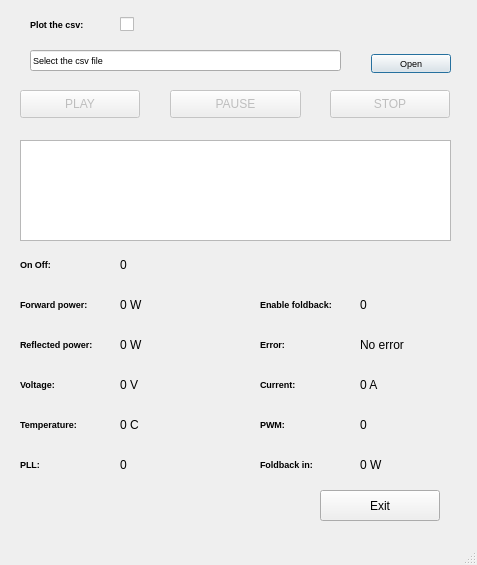
<?xml version="1.0" encoding="UTF-8"?>
<ui version="4.0">
 <class>MainWindow</class>
 <widget class="QMainWindow" name="MainWindow">
  <property name="geometry">
   <rect>
    <x>0</x>
    <y>0</y>
    <width>477</width>
    <height>565</height>
   </rect>
  </property>
  <property name="windowTitle">
   <string>MainWindow</string>
  </property>
  <widget class="QWidget" name="centralwidget">
   <widget class="QPushButton" name="Qplay">
    <property name="enabled">
     <bool>false</bool>
    </property>
    <property name="geometry">
     <rect>
      <x>20</x>
      <y>90</y>
      <width>120</width>
      <height>28</height>
     </rect>
    </property>
    <property name="text">
     <string>PLAY</string>
    </property>
   </widget>
   <widget class="QPushButton" name="Qstop">
    <property name="enabled">
     <bool>false</bool>
    </property>
    <property name="geometry">
     <rect>
      <x>330</x>
      <y>90</y>
      <width>120</width>
      <height>28</height>
     </rect>
    </property>
    <property name="text">
     <string>STOP</string>
    </property>
   </widget>
   <widget class="QPushButton" name="Qpause">
    <property name="enabled">
     <bool>false</bool>
    </property>
    <property name="geometry">
     <rect>
      <x>170</x>
      <y>90</y>
      <width>131</width>
      <height>28</height>
     </rect>
    </property>
    <property name="text">
     <string>PAUSE</string>
    </property>
   </widget>
   <widget class="QPlainTextEdit" name="QoutputPlainTextEdit">
    <property name="geometry">
     <rect>
      <x>20</x>
      <y>140</y>
      <width>431</width>
      <height>101</height>
     </rect>
    </property>
    <property name="font">
     <font>
      <pointsize>7</pointsize>
     </font>
    </property>
    <property name="readOnly">
     <bool>true</bool>
    </property>
   </widget>
   <widget class="QLineEdit" name="QGDML">
    <property name="geometry">
     <rect>
      <x>30</x>
      <y>50</y>
      <width>311</width>
      <height>21</height>
     </rect>
    </property>
    <property name="font">
     <font>
      <pointsize>7</pointsize>
     </font>
    </property>
    <property name="text">
     <string>Select the csv file</string>
    </property>
    <property name="readOnly">
     <bool>true</bool>
    </property>
    <property name="placeholderText">
     <string> Select the .gdml file</string>
    </property>
    <property name="clearButtonEnabled">
     <bool>false</bool>
    </property>
   </widget>
   <widget class="QDialogButtonBox" name="QOpen_CSV">
    <property name="geometry">
     <rect>
      <x>360</x>
      <y>50</y>
      <width>101</width>
      <height>28</height>
     </rect>
    </property>
    <property name="font">
     <font>
      <pointsize>7</pointsize>
     </font>
    </property>
    <property name="standardButtons">
     <set>QDialogButtonBox::Open</set>
    </property>
    <property name="centerButtons">
     <bool>true</bool>
    </property>
   </widget>
   <widget class="QLabel" name="QoutputLabel">
    <property name="geometry">
     <rect>
      <x>20</x>
      <y>490</y>
      <width>291</width>
      <height>31</height>
     </rect>
    </property>
    <property name="text">
     <string/>
    </property>
    <property name="textFormat">
     <enum>Qt::RichText</enum>
    </property>
   </widget>
   <widget class="QCheckBox" name="Qenable_plot">
    <property name="geometry">
     <rect>
      <x>120</x>
      <y>9</y>
      <width>81</width>
      <height>31</height>
     </rect>
    </property>
    <property name="text">
     <string/>
    </property>
    <property name="checked">
     <bool>false</bool>
    </property>
   </widget>
   <widget class="QLabel" name="QinfoLabel_2">
    <property name="geometry">
     <rect>
      <x>30</x>
      <y>10</y>
      <width>81</width>
      <height>28</height>
     </rect>
    </property>
    <property name="font">
     <font>
      <pointsize>7</pointsize>
      <weight>75</weight>
      <bold>true</bold>
     </font>
    </property>
    <property name="text">
     <string>Plot the csv:</string>
    </property>
   </widget>
   <widget class="QLabel" name="QinfoLabel_3">
    <property name="geometry">
     <rect>
      <x>20</x>
      <y>330</y>
      <width>81</width>
      <height>28</height>
     </rect>
    </property>
    <property name="font">
     <font>
      <pointsize>7</pointsize>
      <weight>75</weight>
      <bold>true</bold>
     </font>
    </property>
    <property name="text">
     <string>Reflected power:</string>
    </property>
   </widget>
   <widget class="QLabel" name="QinfoLabel_4">
    <property name="geometry">
     <rect>
      <x>20</x>
      <y>370</y>
      <width>81</width>
      <height>28</height>
     </rect>
    </property>
    <property name="font">
     <font>
      <pointsize>7</pointsize>
      <weight>75</weight>
      <bold>true</bold>
     </font>
    </property>
    <property name="text">
     <string>Voltage:</string>
    </property>
   </widget>
   <widget class="QLabel" name="QinfoLabel_5">
    <property name="geometry">
     <rect>
      <x>20</x>
      <y>410</y>
      <width>81</width>
      <height>28</height>
     </rect>
    </property>
    <property name="font">
     <font>
      <pointsize>7</pointsize>
      <weight>75</weight>
      <bold>true</bold>
     </font>
    </property>
    <property name="text">
     <string>Temperature:</string>
    </property>
   </widget>
   <widget class="QLabel" name="QinfoLabel_6">
    <property name="geometry">
     <rect>
      <x>20</x>
      <y>450</y>
      <width>81</width>
      <height>28</height>
     </rect>
    </property>
    <property name="font">
     <font>
      <pointsize>7</pointsize>
      <weight>75</weight>
      <bold>true</bold>
     </font>
    </property>
    <property name="text">
     <string>PLL:</string>
    </property>
   </widget>
   <widget class="QLabel" name="QinfoLabel_7">
    <property name="geometry">
     <rect>
      <x>260</x>
      <y>370</y>
      <width>81</width>
      <height>28</height>
     </rect>
    </property>
    <property name="font">
     <font>
      <pointsize>7</pointsize>
      <weight>75</weight>
      <bold>true</bold>
     </font>
    </property>
    <property name="text">
     <string>Current: </string>
    </property>
   </widget>
   <widget class="QLabel" name="QinfoLabel_8">
    <property name="geometry">
     <rect>
      <x>20</x>
      <y>290</y>
      <width>81</width>
      <height>28</height>
     </rect>
    </property>
    <property name="font">
     <font>
      <pointsize>7</pointsize>
      <weight>75</weight>
      <bold>true</bold>
     </font>
    </property>
    <property name="text">
     <string>Forward power:</string>
    </property>
   </widget>
   <widget class="QLabel" name="QinfoLabel_9">
    <property name="geometry">
     <rect>
      <x>260</x>
      <y>410</y>
      <width>81</width>
      <height>28</height>
     </rect>
    </property>
    <property name="font">
     <font>
      <pointsize>7</pointsize>
      <weight>75</weight>
      <bold>true</bold>
     </font>
    </property>
    <property name="text">
     <string>PWM:</string>
    </property>
   </widget>
   <widget class="QLabel" name="QinfoLabel_10">
    <property name="geometry">
     <rect>
      <x>20</x>
      <y>250</y>
      <width>81</width>
      <height>28</height>
     </rect>
    </property>
    <property name="font">
     <font>
      <pointsize>7</pointsize>
      <weight>75</weight>
      <bold>true</bold>
     </font>
    </property>
    <property name="text">
     <string>On Off:</string>
    </property>
   </widget>
   <widget class="QLabel" name="QinfoLabel_11">
    <property name="geometry">
     <rect>
      <x>260</x>
      <y>290</y>
      <width>81</width>
      <height>28</height>
     </rect>
    </property>
    <property name="font">
     <font>
      <pointsize>7</pointsize>
      <weight>75</weight>
      <bold>true</bold>
     </font>
    </property>
    <property name="text">
     <string>Enable foldback:</string>
    </property>
   </widget>
   <widget class="QLabel" name="QinfoLabel_12">
    <property name="geometry">
     <rect>
      <x>260</x>
      <y>450</y>
      <width>61</width>
      <height>28</height>
     </rect>
    </property>
    <property name="font">
     <font>
      <pointsize>7</pointsize>
      <weight>75</weight>
      <bold>true</bold>
     </font>
    </property>
    <property name="text">
     <string>Foldback in:</string>
    </property>
   </widget>
   <widget class="QLabel" name="QinfoLabel_13">
    <property name="geometry">
     <rect>
      <x>260</x>
      <y>330</y>
      <width>61</width>
      <height>28</height>
     </rect>
    </property>
    <property name="font">
     <font>
      <pointsize>7</pointsize>
      <weight>75</weight>
      <bold>true</bold>
     </font>
    </property>
    <property name="text">
     <string>Error:</string>
    </property>
   </widget>
   <widget class="QLabel" name="Qforwardpower_label">
    <property name="geometry">
     <rect>
      <x>120</x>
      <y>290</y>
      <width>121</width>
      <height>31</height>
     </rect>
    </property>
    <property name="text">
     <string>0 W</string>
    </property>
    <property name="textFormat">
     <enum>Qt::RichText</enum>
    </property>
   </widget>
   <widget class="QLabel" name="Qreflectedpower_label">
    <property name="geometry">
     <rect>
      <x>120</x>
      <y>330</y>
      <width>121</width>
      <height>31</height>
     </rect>
    </property>
    <property name="text">
     <string>0 W</string>
    </property>
    <property name="textFormat">
     <enum>Qt::RichText</enum>
    </property>
   </widget>
   <widget class="QLabel" name="Qonoff_label">
    <property name="geometry">
     <rect>
      <x>120</x>
      <y>250</y>
      <width>121</width>
      <height>31</height>
     </rect>
    </property>
    <property name="text">
     <string>0</string>
    </property>
    <property name="textFormat">
     <enum>Qt::RichText</enum>
    </property>
   </widget>
   <widget class="QLabel" name="Qtemperature_label">
    <property name="geometry">
     <rect>
      <x>120</x>
      <y>410</y>
      <width>121</width>
      <height>31</height>
     </rect>
    </property>
    <property name="text">
     <string>0 C</string>
    </property>
    <property name="textFormat">
     <enum>Qt::RichText</enum>
    </property>
   </widget>
   <widget class="QLabel" name="Qvoltage_label">
    <property name="geometry">
     <rect>
      <x>120</x>
      <y>370</y>
      <width>121</width>
      <height>31</height>
     </rect>
    </property>
    <property name="text">
     <string>0 V</string>
    </property>
    <property name="textFormat">
     <enum>Qt::RichText</enum>
    </property>
   </widget>
   <widget class="QLabel" name="Qpll_label">
    <property name="geometry">
     <rect>
      <x>120</x>
      <y>450</y>
      <width>121</width>
      <height>31</height>
     </rect>
    </property>
    <property name="text">
     <string>0</string>
    </property>
    <property name="textFormat">
     <enum>Qt::RichText</enum>
    </property>
   </widget>
   <widget class="QLabel" name="Qfoldbackin_label">
    <property name="geometry">
     <rect>
      <x>360</x>
      <y>450</y>
      <width>121</width>
      <height>31</height>
     </rect>
    </property>
    <property name="text">
     <string>0 W</string>
    </property>
    <property name="textFormat">
     <enum>Qt::RichText</enum>
    </property>
   </widget>
   <widget class="QLabel" name="Qpwm_label">
    <property name="geometry">
     <rect>
      <x>360</x>
      <y>410</y>
      <width>121</width>
      <height>31</height>
     </rect>
    </property>
    <property name="text">
     <string>0</string>
    </property>
    <property name="textFormat">
     <enum>Qt::RichText</enum>
    </property>
   </widget>
   <widget class="QLabel" name="Qcurrent_label">
    <property name="geometry">
     <rect>
      <x>360</x>
      <y>370</y>
      <width>121</width>
      <height>31</height>
     </rect>
    </property>
    <property name="text">
     <string>0 A</string>
    </property>
    <property name="textFormat">
     <enum>Qt::RichText</enum>
    </property>
   </widget>
   <widget class="QLabel" name="Qerror_label">
    <property name="geometry">
     <rect>
      <x>360</x>
      <y>330</y>
      <width>121</width>
      <height>31</height>
     </rect>
    </property>
    <property name="text">
     <string>No error</string>
    </property>
    <property name="textFormat">
     <enum>Qt::RichText</enum>
    </property>
   </widget>
   <widget class="QLabel" name="Qenablefoldback_label">
    <property name="geometry">
     <rect>
      <x>360</x>
      <y>290</y>
      <width>121</width>
      <height>31</height>
     </rect>
    </property>
    <property name="text">
     <string>0</string>
    </property>
    <property name="textFormat">
     <enum>Qt::RichText</enum>
    </property>
   </widget>
   <widget class="QPushButton" name="Qexit">
    <property name="enabled">
     <bool>true</bool>
    </property>
    <property name="geometry">
     <rect>
      <x>320</x>
      <y>490</y>
      <width>120</width>
      <height>31</height>
     </rect>
    </property>
    <property name="text">
     <string>Exit</string>
    </property>
   </widget>
  </widget>
  <widget class="QMenuBar" name="menubar">
   <property name="geometry">
    <rect>
     <x>0</x>
     <y>0</y>
     <width>477</width>
     <height>21</height>
    </rect>
   </property>
  </widget>
  <widget class="QStatusBar" name="statusbar"/>
 </widget>
 <resources/>
 <connections/>
</ui>
